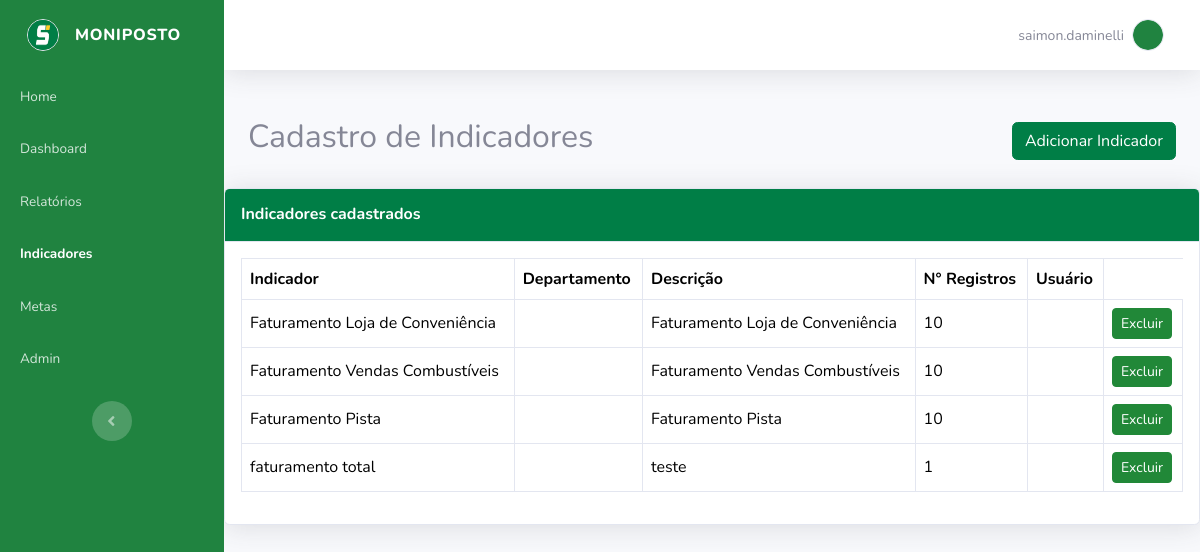
Screenshot of /indicadores/ (signed in) with the database file from the repository.
### pagina/models.py (models this page shows, shortened)
class CustomUser(AbstractUser):
    telefone = models.CharField(max_length=15, blank=True, null=True)
    endereco = models.CharField(max_length=255, blank=True, null=True)
    groups = models.ManyToManyField(
        Group,
        related_name="customuser_set",  # Adicionar um related_name único
        blank=True
    )
    user_permissions = models.ManyToManyField(
        Permission,
        related_name="customuser_set",  # Adicionar um related_name único
        blank=True
    )

class Indicador(models.Model):
    FREQUENCIA_CHOICES = [
        (1, 'Diário'),
        (2, 'Semanal'),
        (3, 'Mensal'),
    ]
    nome_indicador = models.CharField(max_length=100)
    total = models.IntegerField(default=0)
    frequencia = models.IntegerField(default=0)
    unidade_medida = models.CharField(max_length=50)
    descricao = models.TextField(blank=True, null=True)  # Adicione o campo descrição se necessário

### pagina/views.py (the view)
# urls.py: path('indicadores/', views.indicadores_view, name='indicadores'),
@login_required
def indicadores_view(request):
    indicadores = Indicador.objects.all()  # Recupera todos os indicadores
    return render(request, 'indicadores.html', {'indicadores': indicadores})

### pagina/templates/indicadores.html (shortened to what this page needs)
<!DOCTYPE html>
<html lang="en" data-bs-theme="light">
<head>
    {% load static %}
    <link rel="stylesheet" href="{% static 'assets/bootstrap/css/bootstrap.min.css' %}">
    <link rel="stylesheet" href="https://use.fontawesome.com/releases/v5.12.0/css/all.css">
    <link rel="stylesheet" href="https://cdnjs.cloudflare.com/ajax/libs/typicons/2.0.9/typicons.min.css">
    <link rel="stylesheet" href="{% static 'assets/css/styles.min.css' %}">
</head>
<body id="page-top">
    <div id="wrapper">
        <nav class="navbar align-items-start sidebar sidebar-dark accordion bg-gradient-primary p-0 navbar-dark" style="background: rgb(32,131,64); padding-bottom: 0px; margin-bottom: 78px;">
            <div class="container-fluid d-flex flex-column p-0">
                <a class="navbar-brand d-flex justify-content-center align-items-center sidebar-brand m-0" href="{% url 'home' %}">
                    <img class="border rounded-circle" src="{% static 'assets/img/ativos/logoreduzida.png' %}" width="32" height="32">
                    <div class="sidebar-brand-text mx-3"><span>Moniposto</span></div>
                </a>
                <ul class="navbar-nav text-light" id="accordionSidebar">
                    <li class="nav-item"><a class="nav-link" href="{% url 'home' %}"><span>Home</span></a></li>
                    <li class="nav-item"><a class="nav-link" href="{% url 'dashboard' %}"><span>Dashboard</span></a></li>
                    <li class="nav-item"><a class="nav-link" href="{% url 'rel' %}"><span>Relatórios</span></a></li>
                    <li class="nav-item"><a class="nav-link active" href="{% url 'indicadores' %}"><span>Indicadores</span></a></li>
                    <li class="nav-item"><a class="nav-link" href="{% url 'metas' %}"><span>Metas</span></a></li>
                    <li class="nav-item"><a class="nav-link" href="{% url 'admin' %}"><span>Admin</span></a></li>
                </ul>
                <div class="text-center d-none d-md-inline">
                    <button class="btn rounded-circle border-0" id="sidebarToggle" type="button"></button>
                </div>
            </div>
        </nav>
        <div class="d-flex flex-column" id="content-wrapper">
            <div id="content">
                <nav class="navbar navbar-expand bg-white shadow mb-4 topbar">
                    <div class="container-fluid">
                        <ul class="navbar-nav flex-nowrap ms-auto">
                            <li class="nav-item dropdown no-arrow">
                                <a class="dropdown-toggle nav-link" aria-expanded="false" data-bs-toggle="dropdown" href="#">
                                    <span class="d-none d-lg-inline me-2 text-gray-600 small">{{ request.user.username }}</span>
                                    <img class="border rounded-circle img-profile" src="{% static 'assets/img/avatars/avatar1.png' %}" width="32" height="32">
                                </a>
                            </li>
                        </ul>
                    </div>
                </nav>
                <div class="container mt-5">
                    <div class="d-sm-flex justify-content-between align-items-center mb-4">
                        <h2>Cadastro de Indicadores</h2>
                        <button type="button" class="btn btn-primary" data-bs-toggle="modal" data-bs-target="#addIndicadorModal">
                            Adicionar Indicador
                        </button>
                    </div>
                </div>
                <div class="card shadow">
                    <div class="card-header py-3">
                        <h6 class="m-0 font-weight-bold fw-bold text-white">Indicadores cadastrados</h6>
                    </div>
                    <div class="card-body">
                        <div class="table-responsive">
                            <table class="table table-bordered" id="dataTable">
                                <thead>
                                    <tr>
                                        <th>Indicador</th>
                                        <th>Departamento</th>
                                        <th>Descrição</th>
                                        <th>N° Registros</th>
                                        <th>Usuário</th>
                                    </tr>
                                </thead>
                                <tbody>
                                    <tbody>
    {% for indicador in indicadores %}
        <tr>
            <td>{{ indicador.nome_indicador }}</td>
            <td>{{ indicador.depto }}</td>
            <td>{{ indicador.descricao }}</td>
            <td>{{ indicador.registros.count }}</td>
            <td>{{ indicador.usuario.username }}</td>
            <td>
                <form action="{% url 'indicador_delete' indicador.id %}" method="POST" style="display:inline;">
                    <button
                        type="submit"
                        class="btn btn-sm"
                        style="background-color: #218838; color: #fff; border-color: #218838;"
                        onclick="return confirm('Tem certeza que deseja excluir este indicador?')">
                        Excluir
                    </button>
                </form>
            </td>
        </tr>
    {% empty %}
        <tr>
            <td colspan="6" class="text-center">Nenhum indicador cadastrado.</td>
        </tr>
    {% endfor %}
</tbody>
                            </table>
                        </div>
                    </div>
                </div>
            </div>
        </div>
    </div>
</body>
</html>

### pagina/templates/indicadores.html (style rules this page uses)
.card-header { background-color: #007E46; color: #FFFFFF; }
.btn-primary { background-color: #007E46; border-color: #007E46; }
table th, table td { vertical-align: middle; }

### rows the page displays
CustomUser: user.username "saimon.daminelli"
Indicador: nome_indicador "Faturamento Loja de Conveniência", descricao "Faturamento Loja de Conveniência", registros.count "10"
Indicador: nome_indicador "Faturamento Vendas Combustíveis", descricao "Faturamento Vendas Combustíveis", registros.count "10"
Indicador: nome_indicador "Faturamento Pista", descricao "Faturamento Pista", registros.count "10"
Indicador: nome_indicador "faturamento total", descricao "teste", registros.count "1"
